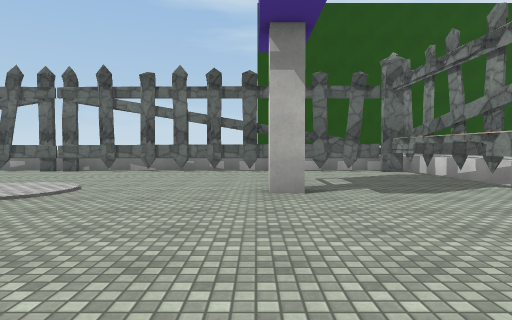
[1] (above)

20 first-person views from a walk through a scene from a Unity 3-D project. The camera is 1.3 m above the floor, tilts 2° down and sees 75° across. The floor is counted in squares, 2 m on a side. Each view is taken from the middle of a square. On the plan, view 1 faces up. The plan holds only what a view shows up to about 10 squares ahead; the rest is blank. The place goes on beyond the plan. Some surface patterns are stand-ins.

[2]
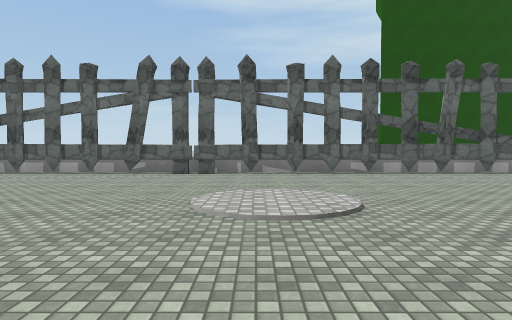

[3]
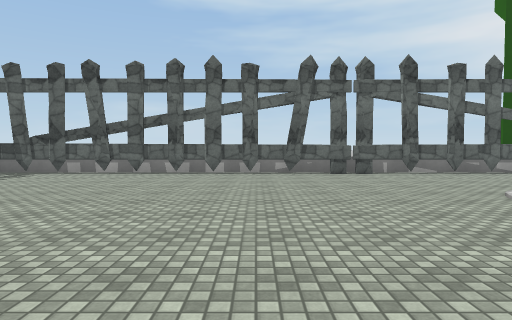

[4]
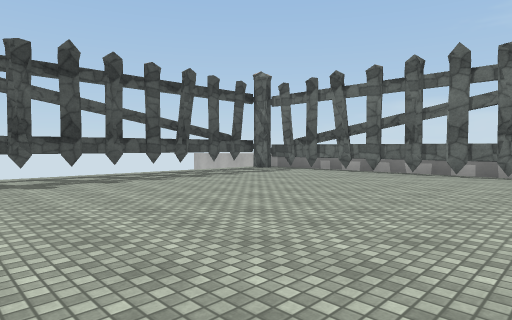

[5]
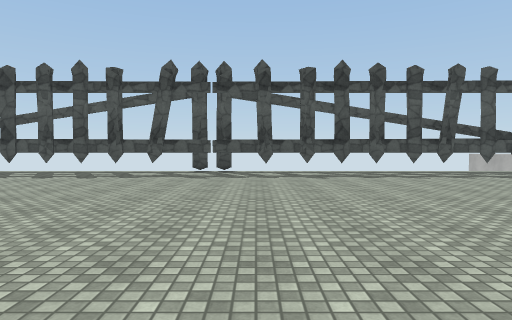

[6]
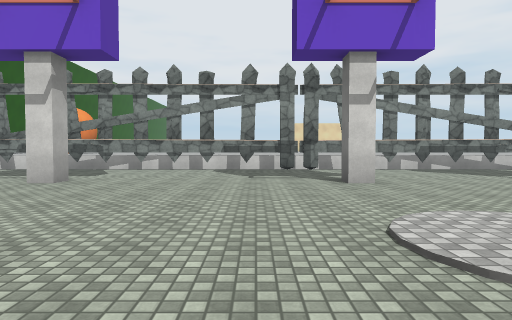

[7]
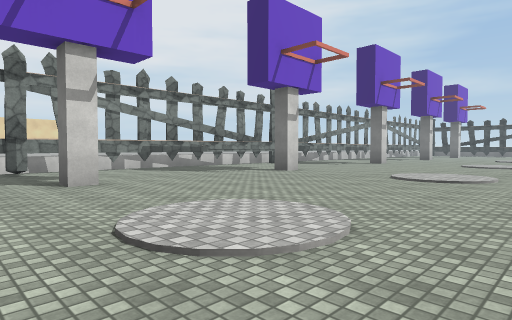

[8]
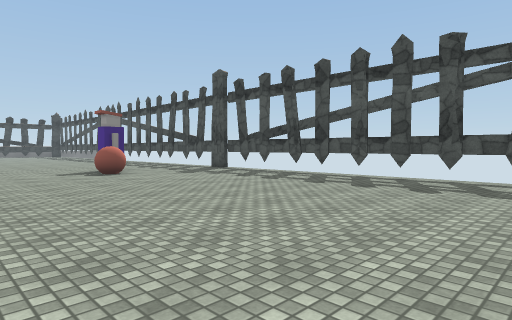

[9]
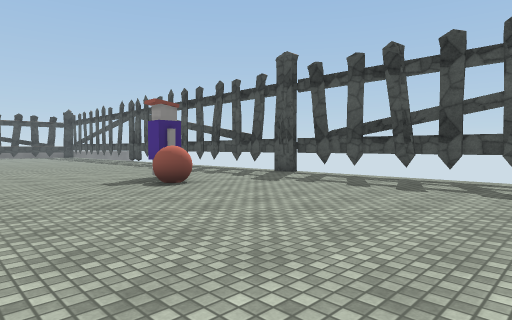

[10]
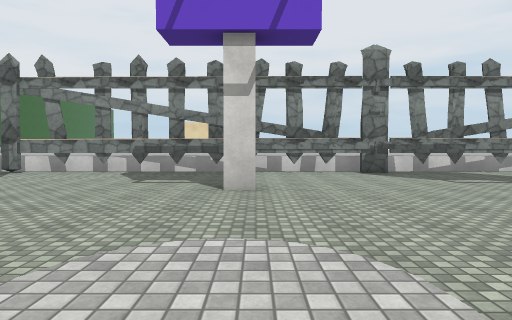

[11]
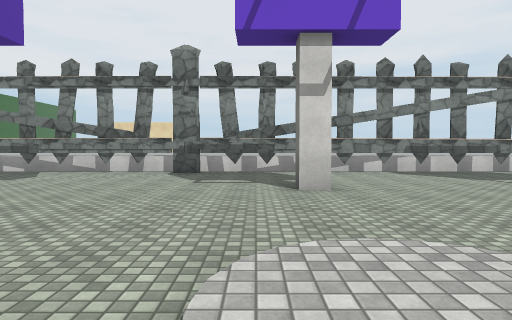

[12]
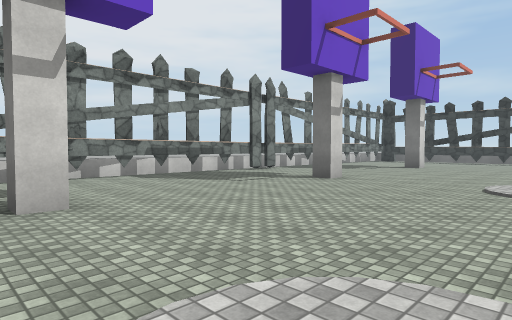

[13]
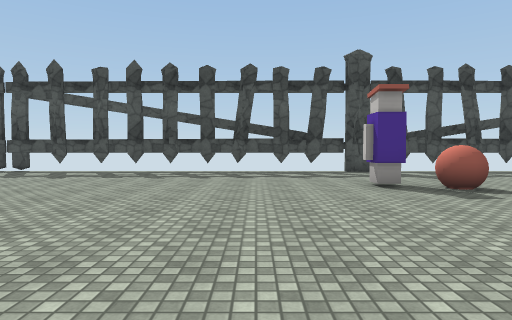

[14]
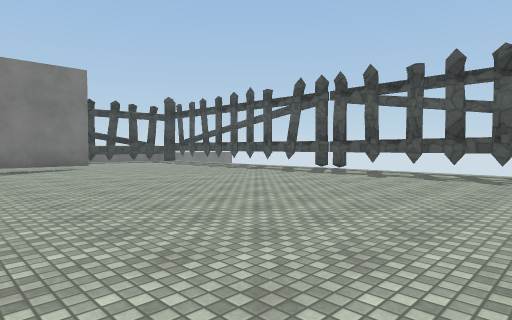

[15]
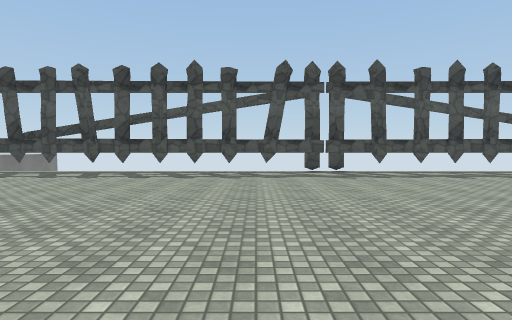

[16]
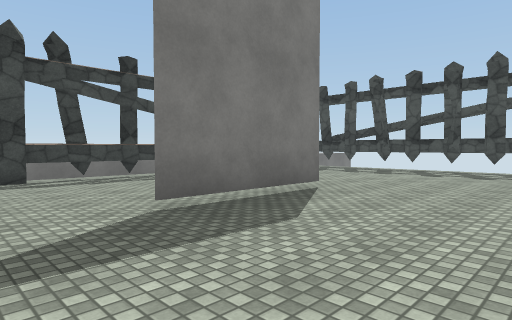

[17]
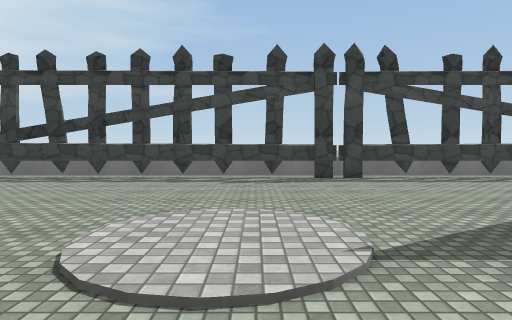

[18]
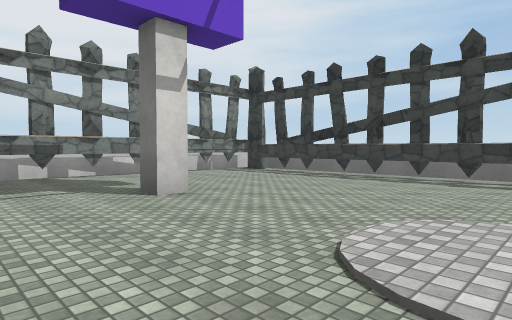

[19]
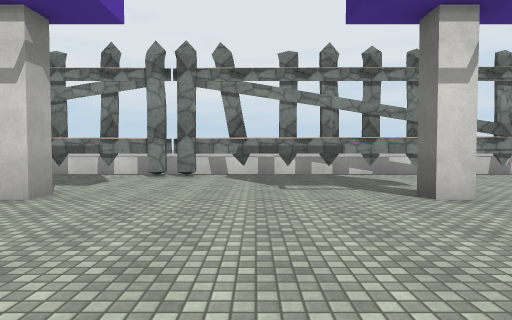

[20]
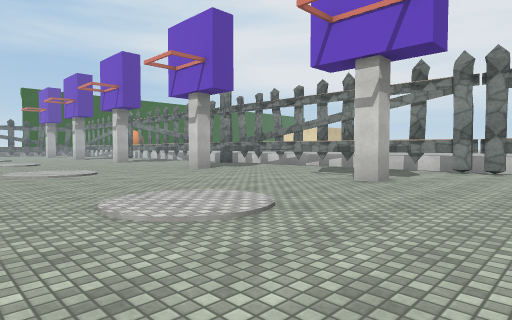

### Floor plan
Key: @ floor where view 1 was taken; # wall or solid block; . floor; T thing the floor can be seen under or through; O other object.
Columns run from 16 left of view 1 to 4 right of it. Each row starts with its distance up from view 1.
 10  ####################
  9   ..................#
  8 #...................#
  7 #...................#
  6 #...................#
  5 #................#..#
  4 #...................#
  3 #...................#
  2 #......... .........#
  1 #...................#
  0 #...............@...#
 -1 #........ .......#..#
 -2 #........ ..........#
 -3 #........ ..........#
 -4 #........  .........#
 -5 #........  .........#
 -6 #........  .........#
 -7 #........  .....#...#
 -8 #........  .........#
 -9 #.......   .........#
-10 #....O..    ........#
-11 #...O....   ........#
-12 #......... .........#
-13 #................#..#
-14 #...................#
-15 #...................#
-16 #...................#
-17 #...................#
-18 #...................#
-19 #................#..#
-20 #...................#
-21 #...................#
-22 #...................#
-23 #...................#
-24 #...................#
-25 #......TTT......#...#
-26 #...................#
-27 #....   ............#
-28 #...   .............#
-29 #.    ..............
-30       ##############

Positions as (right, up) in squares from view 1, and headings:
1: (0, 0), facing up
2: (-4, 1), facing up
3: (-8, 1), facing up
4: (-7, 1), facing up-left
5: (-6, 1), facing left
6: (-6, 1), facing right
7: (-6, 1), facing down-right
8: (-8, -1), facing down-left
9: (-8, -4), facing down-left
10: (-5, -7), facing right
11: (-5, -12), facing right
12: (-4, -12), facing down-right
13: (-6, -13), facing left
14: (-6, -14), facing down-left
15: (-6, -22), facing left
16: (-5, -22), facing down-left
17: (-4, -22), facing down
18: (-4, -22), facing down-right
19: (-4, -22), facing right
20: (-6, -22), facing up-right
